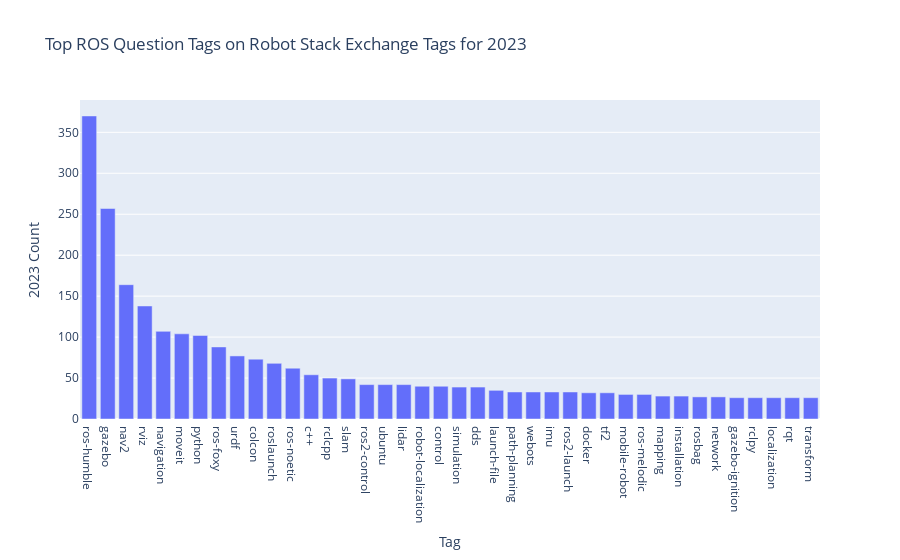

Here is the notebook cell this chart was saved with:
### Code cell
df = pd.DataFrame.from_dict(all_ros_this_summary["tags"], orient='index').reset_index()
df.columns.values[0] = "Tag"
temp = "{0} Count".format(this_year)
df.columns.values[1] = temp
df = df.sort_values(by=temp,ascending=False)
fig = px.bar(df[2:42], x="Tag", y=temp, title="Top ROS Question Tags on Robot Stack Exchange Tags for {0}".format(this_year))
fig.show()

### Figure 1 — Plotly figure (JSON) as saved in the notebook; plotly's stock layout.template omitted (floating-point values rounded to 4 significant figures)
{"data": [{"alignmentgroup": "True", "hovertemplate": "Tag=%{x}<br>2023 Count=%{y}<extra></extra>", "legendgroup": "", "marker": {"color": "#636efa", "pattern": {"shape": ""}}, "name": "", "offsetgroup": "", "orientation": "v", "showlegend": false, "textposition": "auto", "type": "bar", "x": ["ros-humble", "gazebo", "nav2", "rviz", "navigation", "moveit", "python", "ros-foxy", "urdf", "colcon", "roslaunch", "ros-noetic", "c++", "rclcpp", "slam", "ros2-control", "ubuntu", "lidar", "robot-localization", "control", "simulation", "dds", "launch-file", "path-planning", "webots", "imu", "ros2-launch", "docker", "tf2", "mobile-robot", "ros-melodic", "mapping", "installation", "rosbag", "network", "gazebo-ignition", "rclpy", "localization", "rqt", "transform"], "xaxis": "x", "y": [370, 257, 164, 138, 107, 104, 102, 88, 77, 73, 68, 62, 54, 50, 49, 42, 42, 42, 40, 40, 39, 39, 35, 33, 33, 33, 33, 32, 32, 30, 30, 28, 28, 27, 27, 26, 26, 26, 26, 26], "yaxis": "y"}], "layout": {"barmode": "relative", "legend": {"tracegroupgap": 0}, "title": {"text": "Top ROS Question Tags on Robot Stack Exchange Tags for 2023"}, "xaxis": {"anchor": "y", "domain": [0, 1], "title": {"text": "Tag"}}, "yaxis": {"anchor": "x", "domain": [0, 1], "title": {"text": "2023 Count"}}}}
